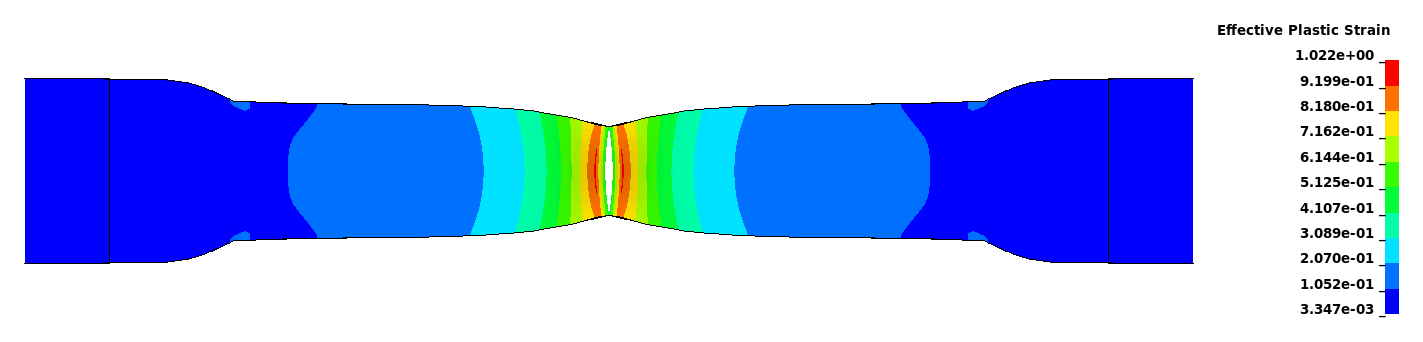
#> input picture assets/examples/BAM-FIN-H0p5/fringe_end.png, 1423 x 342 px
$ python mirror_flat.py ../../assets/examples/BAM-FIN-H0p5/fringe_end.png
#> lines starting #> are read from the running program, lines starting #| are printed output that depends on the picture; after the words box and inside, x2 and y2 are one past the last pixel; in counts of white or black regions, pixels touching at a corner belong together
"""Turn an LS-PrePost image of the one-eighth flat specimen into a picture of the whole specimen.

The image comes from cluster_render.sh with the view "rz 90": the specimen axis points up, the
mid-length plane (x = 0) is the bottom edge of the model and the mid-width plane (y = 0) its right
edge. The model is mirrored about both planes, turned so that the specimen lies horizontally, and
the fringe legend is put back on its right. The header text of LS-PrePost is dropped.

usage: python mirror_flat.py <png>        (overwrites the file)
"""
import sys

import numpy as np
from PIL import Image

LEGEND_X = 650          # LS-PrePost puts the legend right of this column (1100 x 700 screen)
MODEL_X = 300           # header text and triad end left of this column


def bbox(a):
    rows = np.where(a.any(1))[0]
    cols = np.where(a.any(0))[0]
    return rows[0], rows[-1] + 1, cols[0], cols[-1] + 1


def main(path):
    im = Image.open(path).convert("RGB")
#> im is the input picture: PIL image 1423x342 RGB; mean R, G, B 165.3, 187.4, 242.8
    a = np.asarray(im).astype(int)
    ink = (255 * 3 - a.sum(2)) > 30
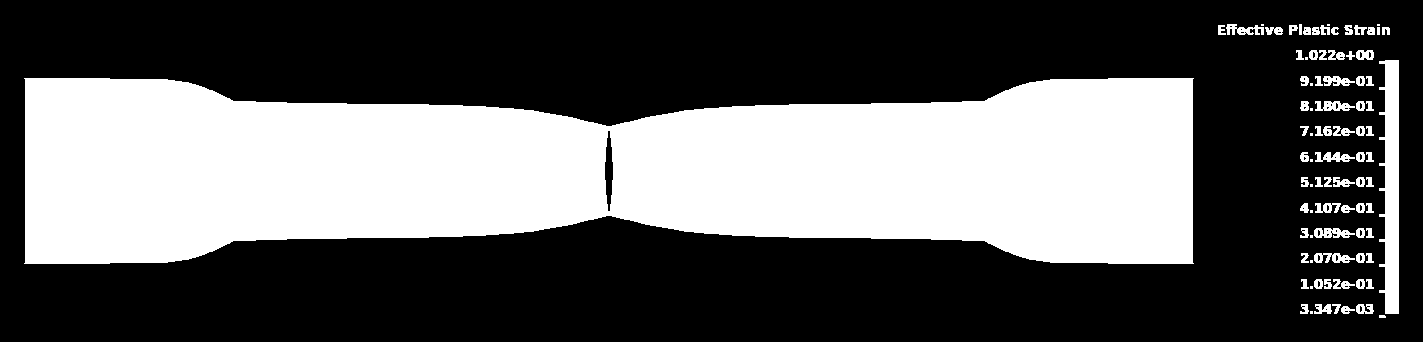
#> ink: shape (342, 1423) bool; 37% white; 86 white regions (14 under 20 px), largest, box (x1, y1, x2, y2) and area: (24, 78, 1194, 264) 170492, (1379, 60, 1399, 314) 3736, (1314, 228, 1355, 238) 278
    ink[:, :MODEL_X] = False
#> ink: shape (342, 1423) bool; 27.4% white; 86 white regions (14 under 20 px), largest, box (x1, y1, x2, y2) and area: (300, 78, 1194, 264) 123878, (1379, 60, 1399, 314) 3736, (1314, 228, 1355, 238) 278
    model, legend = ink.copy(), ink.copy()
    model[:, LEGEND_X:] = False
#> model: shape (342, 1423) bool; 8.7% white; 1 white region, box (x1, y1, x2, y2) and area: (300, 103, 650, 239) 42490
    legend[:, :LEGEND_X] = False
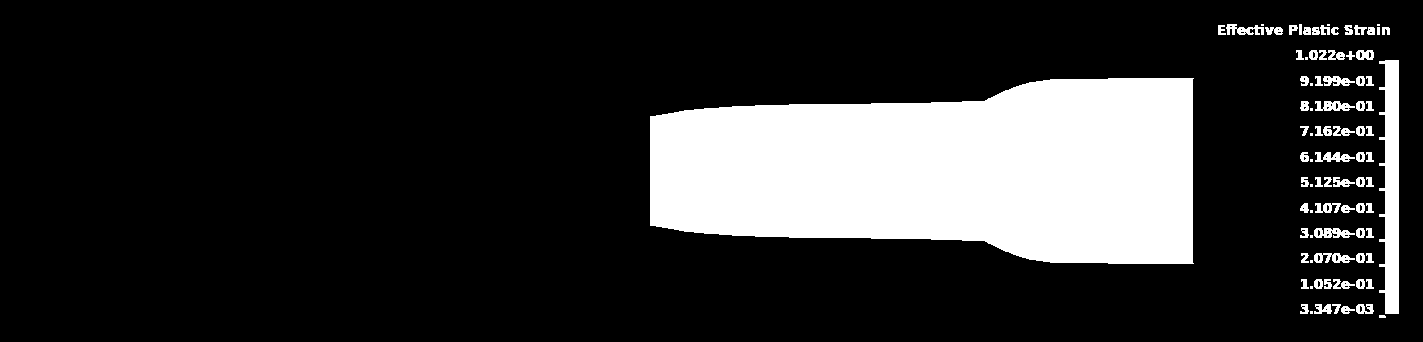
#> legend: shape (342, 1423) bool; 18.7% white; 86 white regions (14 under 20 px), largest, box (x1, y1, x2, y2) and area: (650, 78, 1194, 264) 81388, (1379, 60, 1399, 314) 3736, (1314, 228, 1355, 238) 278
    r0, r1, c0, c1 = bbox(model)
#> in bbox, `rows = np.where(a.any(1))[0]`: rows = 136 values from 103 to 238
#> in bbox, `cols = np.where(a.any(0))[0]`: cols = 350 values from 300 to 649
#> r0 = 103; r1 = 239; c0 = 300; c1 = 650
    # drop the outline drawn along the symmetry planes, otherwise it shows as a line through the specimen
    dark = a.sum(2) < 150
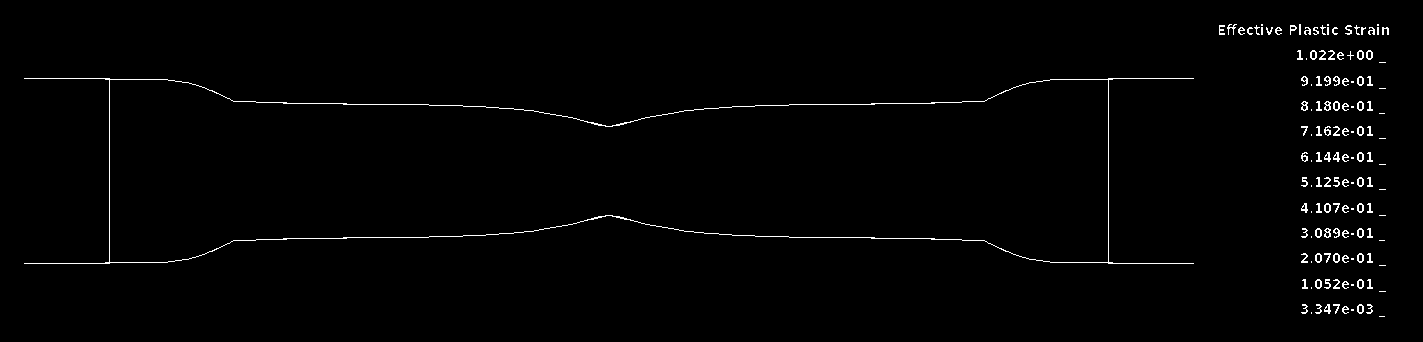
#> dark: shape (342, 1423) bool; 1.3% white in thin lines or dots, all inside (x1, y1, x2, y2) = (24, 24, 1389, 317)
    while dark[r0:r1, c1 - 1].mean() > 0.5:
        c1 -= 1
#> this loop made 0 passes
#> after the loop, c1 = 650
    while dark[r1 - 1, c0:c1].mean() > 0.5:
        r1 -= 1
#> after the loop, r1 = 239
    m = im.crop((c0, r0, c1, r1))
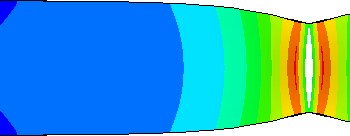
#> m: PIL image 350x136 RGB; mean R, G, B 57.3, 166.1, 193.6
    w, h = m.size
#> w = 350; h = 136
    full = Image.new("RGB", (2 * w, 2 * h), "white")
#> full: PIL image 700x272 RGB; every value is 255
    full.paste(m, (0, 0))
    full.paste(m.transpose(Image.FLIP_LEFT_RIGHT), (w, 0))
    full.paste(m.transpose(Image.FLIP_TOP_BOTTOM), (0, h))
    full.paste(m.transpose(Image.ROTATE_180), (w, h))
    full = full.rotate(90, expand=True)
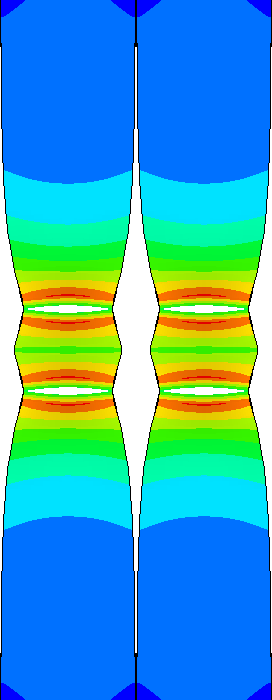
#> full: PIL image 272x700 RGB; mean R, G, B 57.3, 166.1, 193.6
    r0, r1, c0, c1 = bbox(legend)
#> r0 = 24; r1 = 318; c0 = 650; c1 = 1399
    leg = im.crop((c0, r0, c1, r1))
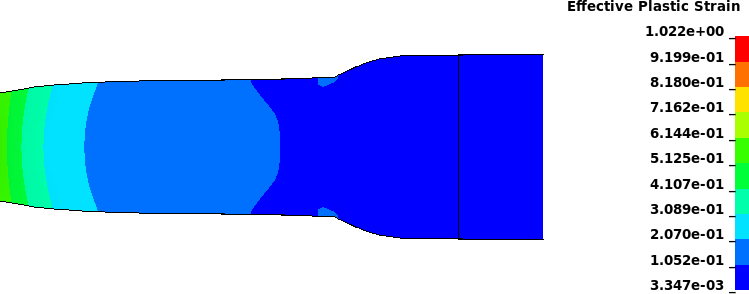
#> leg: PIL image 749x294 RGB; mean R, G, B 153.4, 178.2, 242.2
    pad = 24
    W = full.width + 2 * pad + leg.width + pad
#> W = 1093
    H = max(full.height, leg.height) + 2 * pad
#> H = 748
    out = Image.new("RGB", (W, H), "white")
#> out: PIL image 1093x748 RGB; every value is 255
    out.paste(full, (pad, (H - full.height) // 2))
    out.paste(leg, (full.width + 2 * pad, pad))
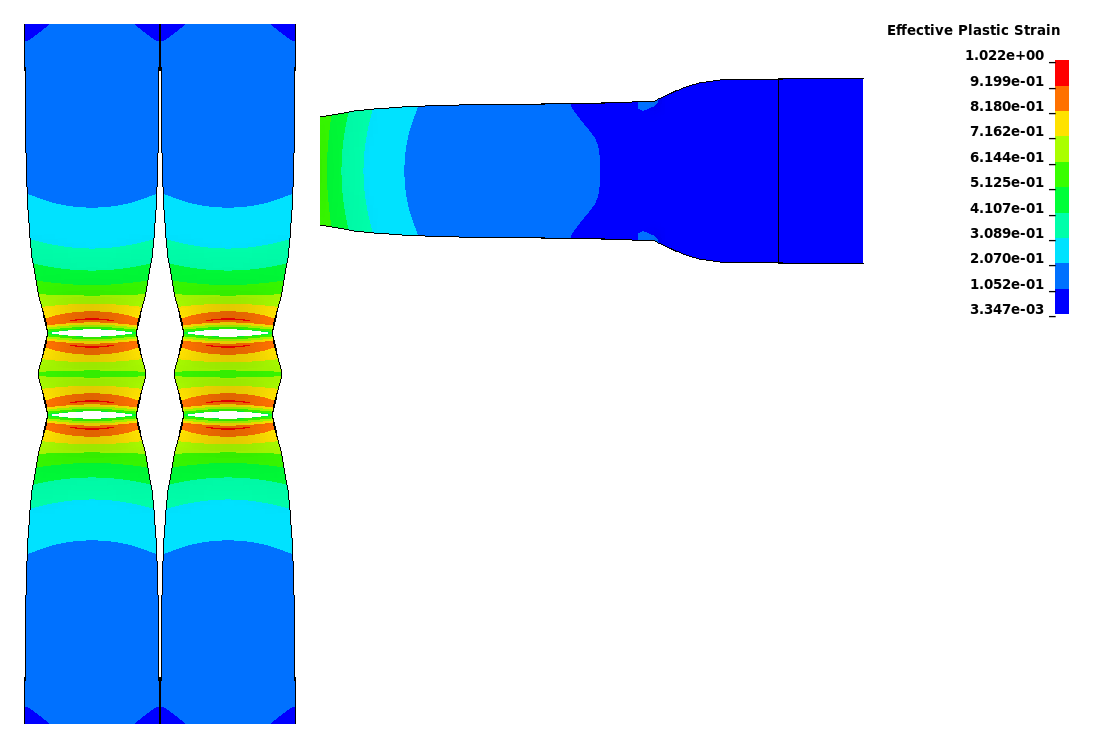
#> out: PIL image 1093x748 RGB; mean R, G, B 181.6, 213.6, 237.3
    out.save(path)


if __name__ == "__main__":
    main(sys.argv[1])
